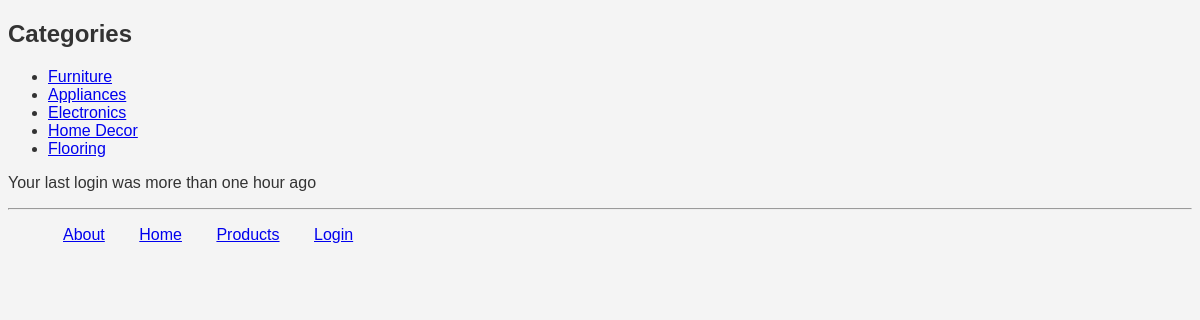
The page /myapp/ on the database its author committed.
### myapp/models.py (models this page shows, shortened)
class Category(models.Model):
    name = models.CharField(max_length=200)
    warehouse = models.CharField(max_length=100, default="Default Warehouse")

### myapp/views.py (the view)
# urls.py: path('', views.index, name='index'),  # Landing Page
def index(request):
    cat_list = Category.objects.all().order_by('id')[:10]  # Fetch categories
    last_login = None
    if 'last_login' in request.session:
        last_login = request.session['last_login']
    context = {
        'cat_list': cat_list,
        'last_login': last_login
    }
    return render(request, 'myapp/index.html', context)

### myapp/templates/myapp/index.html
{% extends 'myapp/base.html' %}
    {% block body_block %}
        <h2>Categories</h2>
        {% if cat_list %}
            <ul>
                {% for cat in cat_list %}
                    <li><a href="{% url 'myapp:detail' cat.id %}">{{ cat.name }}</a></li>
                {% endfor %}
            </ul>
        {% else %}
            <p><strong>No available categories!</strong></p>
        {% endif %}
        {% if last_login %}
            <p>Your last login was: {{ last_login }}</p>
        {% else %}
            <p>Your last login was more than one hour ago</p>
        {% endif %}
    {% endblock %}

### myapp/static/myapp/style.css (style rules this page uses)
body { background-color: #f4f4f4; color: #333; font-size: 16px; font-family: Arial, sans-serif; }

### rows shown on the page
Category: name "Furniture"
Category: name "Appliances"
Category: name "Electronics"
Category: name "Home Decor"
Category: name "Flooring"
